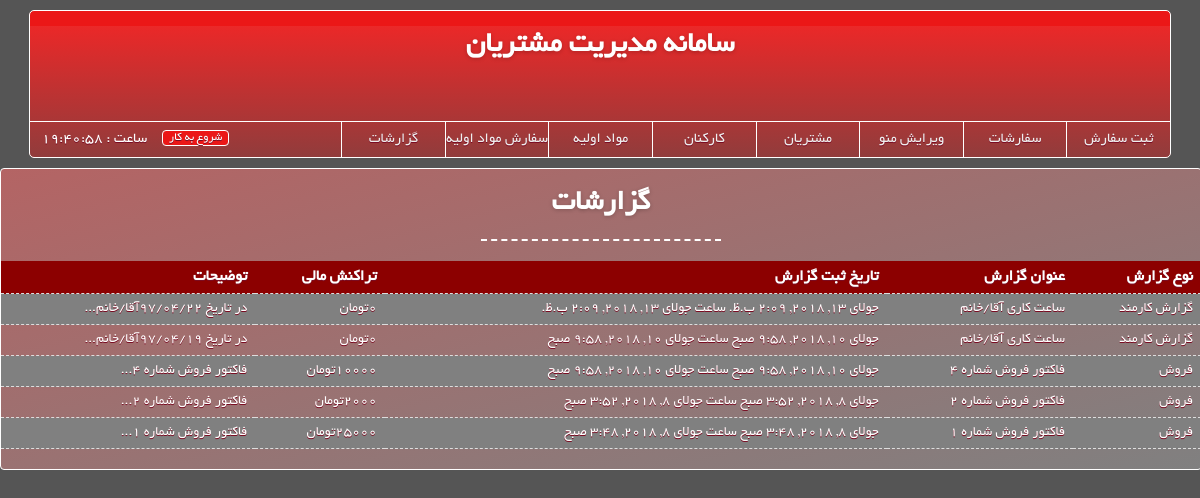
Screenshot of /activities/ (signed in) with the database file from the repository.
### app/models.py (models this page shows)
class Activity(models.Model): # reports, logs
	type = models.CharField(max_length=128) # what type of activity is this ? (sell, buy, employee's report, ...)
	title = models.CharField(max_length=128)
	description = models.CharField(max_length=2048)
	commitTime = models.DateTimeField(auto_now_add=True)
	moneyTrade = models.IntegerField(default=0) # how much money this activity costs

### app/views.py (the view)
# urls.py: path('activities/', views.activities_view, name='activities'),
@login_required
def activities_view(request):
	activities = reversed(Activity.objects.all())
	return render(request, 'activities.html',{'activities':activities})

### app/context_processors.py (called while the page is built)
def addtime(request):
    return {'now':timezone.localtime(timezone.now())}

### app/templatetags/string_funcs.py (called while the page is built)
@register.filter(name='cutFirstLine')
def cutFirstLine(value, max_length):
    split = value.split('\n')
    return "..." + split[0][0:min(len(split[0]), max_length)]

### app/templates/activities.html
{% extends 'base.html' %}
{% load jalali_tags %}
{% load string_funcs %}
{% block content %}
<p class="page-title">گزارشات</p>
  <div class="activities">
    <table>
      <tr>
        <th>توضیحات</th>
        <th>تراکنش مالی</th>
        <th>تاریخ ثبت گزارش</th>
        <th>عنوان گزارش</th>
        <th>نوع گزارش</th>
      </tr>
      {% for activity in activities %}
      <tr onclick="window.location='{% url "activity" activity.id %}'">
        <td>{{ activity.description|cutFirstLine:25 }}</td>
        <td style="direction:rtl">{{ activity.moneyTrade }}تومان</td>
        <td style="direction:rtl">{{ activity.commitTime|to_jalali:'%y/%m/%d' }} ساعت {{ activity.commitTime|to_jalali:'%H:%M' }}</td>
        <td id="activity-title">{{ activity.title }}</td>
        <td>{{ activity.type }}</td>
      </tr>
      {% endfor %}
    </table>
  </div>
{% endblock %}

### app/static/css/base_style.css (style rules this page uses)
body * { font-family: 'BYekan'; }
body { font-family: 'BYekan'; background-color: #fff; text-align: right; text-decoration: none; background: #555; }
.page-title { width: 20%; margin: 0 auto 20px auto; text-align: center; padding-bottom: 20px; border-bottom: 2px dashed white; font-size: 30px; font-weight: 600; text-shadow: 0 1px 4px rgba(0,0,0,.2); }
table { border-collapse: collapse; width: 100%; margin-bottom: 20px; text-align: right; }
tr:nth-child(even) { background-color: gray }
.activities th { background: #8c0000; font-weight: bold;font-size: 16px; }
td { font-weight: normal;font-size: 14px; }
th, td { padding: 8px; border-bottom: 1px dashed #ddd; }
.activities tr { font-size: 15px; }

### rows the page displays
Activity: description "...در تاریخ 97/04/22آقا/خانم", moneyTrade "0", commitTime|to_jalali "جولای 13, 2018, 2:09 ب.ظ.", title "ساعت کاری آقا/خانم", type "گزارش کارمند"
Activity: description "...در تاریخ 97/04/19آقا/خانم", moneyTrade "0", commitTime|to_jalali "جولای 10, 2018, 9:58 صبح", title "ساعت کاری آقا/خانم", type "گزارش کارمند"
Activity: description "...فاکتور فروش شماره 4", moneyTrade "10000", commitTime|to_jalali "جولای 10, 2018, 9:58 صبح", title "فاکتور فروش شماره 4", type "فروش"
Activity: description "...فاکتور فروش شماره 2", moneyTrade "2000", commitTime|to_jalali "جولای 8, 2018, 3:52 صبح", title "فاکتور فروش شماره 2", type "فروش"
Activity: description "...فاکتور فروش شماره 1", moneyTrade "25000", commitTime|to_jalali "جولای 8, 2018, 3:48 صبح", title "فاکتور فروش شماره 1", type "فروش"
